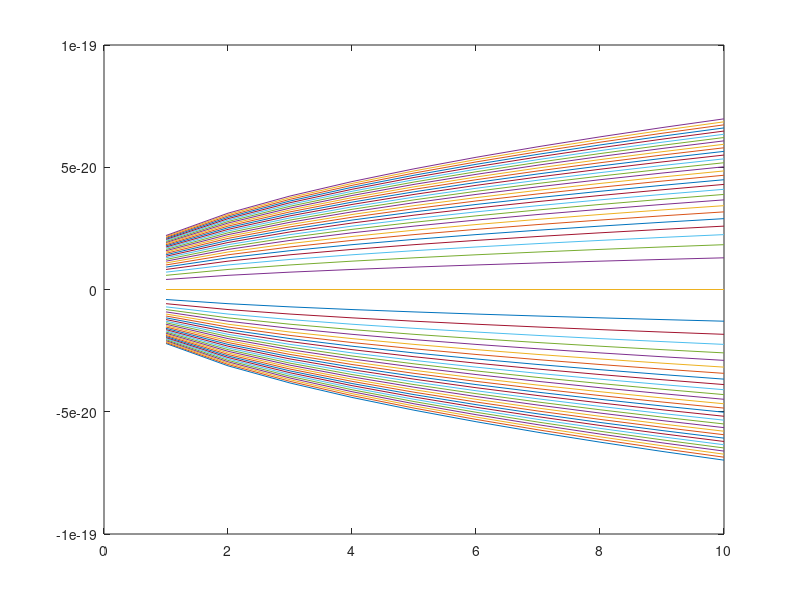
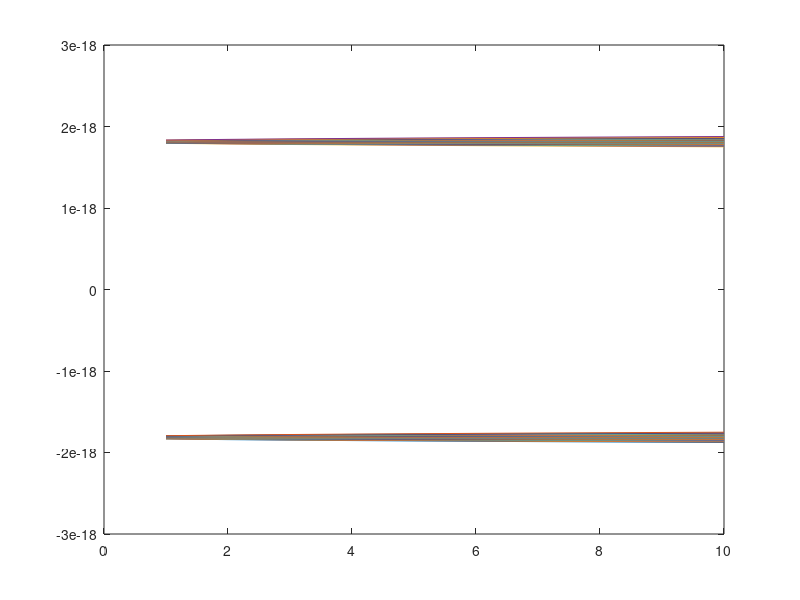
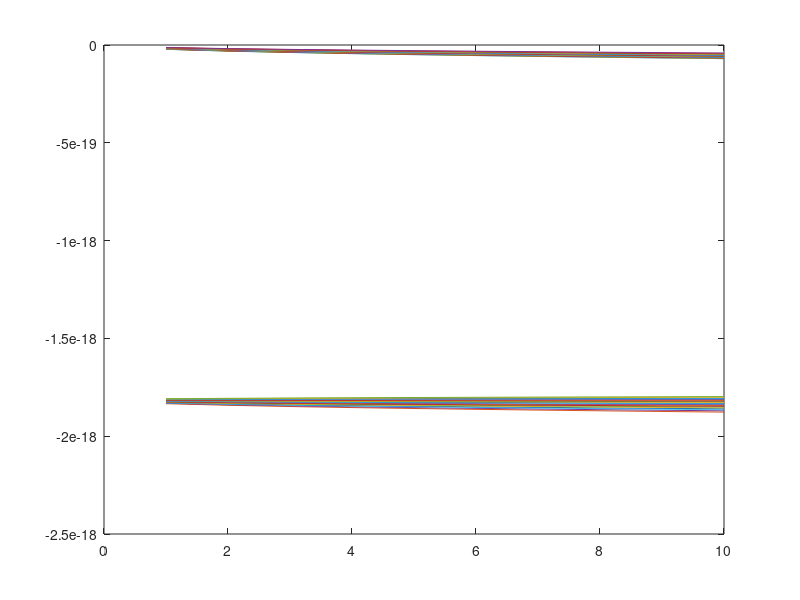
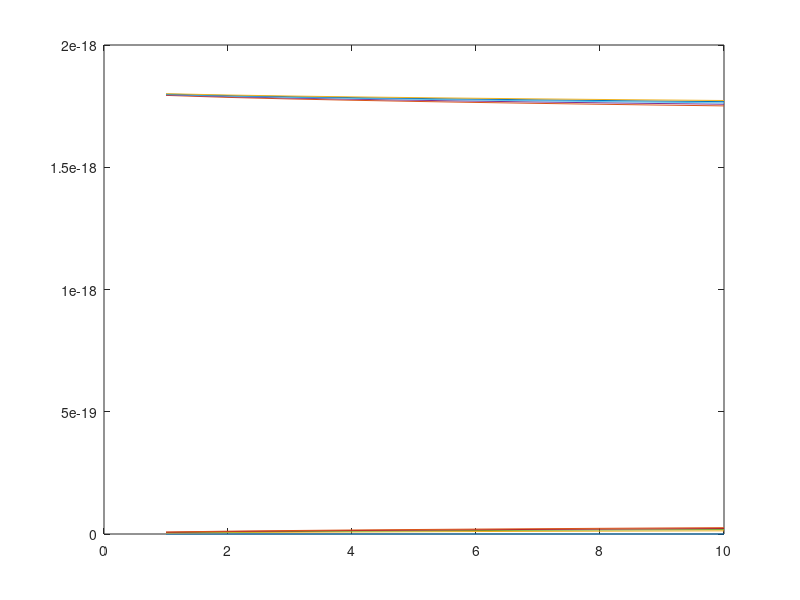

Here is the MATLAB script that generated these plots, in order:
% this code is to test 
% graphene landau level in magnetic field 
% doesn't depend on q or k

N = 30;
a = diag(sqrt(1:N-1), 1);
ad = diag(sqrt(1:N-1), -1);
EA = 0;
EB = 0;
hbar = 1.05e-34;
vF = 1e6;
e = 1.6e-19;
a_lattice = 1.4e-10;
K = 2*pi/a_lattice * 2*sqrt(3)/9;

B_max = 10;
% H = H(q)
E_q = zeros(2*N, B_max);
V_q = zeros(2*N, 2*N, B_max);
for b = 1:B_max
    lc = sqrt(hbar/(e*b));
    H_q = hbar*vF*[EA*eye(N), 1/lc*a; 1/lc*ad, EB*eye(N)];
    [V, E] = eig(H_q);
    E_q(:, b) = diag(E);
    V_q(:, :, b) = V;
end
fig_q = figure();
ax_q = axes(fig_q);

for i = 1:1:size(E_q, 1)
    plot(ax_q, 1:B_max, E_q(i,:));
    hold(ax_q, 'on');
end

% H = H(k)
% K_const = (10, 10)
Kx = 1/2*K;
Ky = sqrt(3)/2*K;
E_k = zeros(2*N, B_max);
V_k = zeros(2*N, 2*N, B_max);
for b = 1:B_max
    lc = sqrt(hbar/(e*b));
    H_k = hbar*vF*[EA*eye(N), 1/lc*a - (Kx - 1i*Ky)*eye(N);...
        1/lc*ad - (Kx + 1i*Ky)*eye(N), EB*eye(N)];
    [V, E] = eig(H_k);
    E_k(:, b) = diag(E);
    V_k(:, :, b) = V;
end
fig_k = figure();
ax_k = axes(fig_k);
for i = 1:size(E_k, 1)
    plot(ax_k, 1:B_max, E_k(i,:));
    hold(ax_k, 'on');
end


fig_com = figure();
ax_com = axes(fig_com);
for i = 1:20
    plot(ax_com, 1:B_max, E_q(i, :));
    hold(ax_com, 'on');
    plot(ax_com, 1:B_max, E_k(i, :));
    hold(ax_com, "on");
end

fig_com2= figure();
ax_com2 = axes(fig_com2);
for i = 1:5
    plot(ax_com2, 1:B_max, E_q(i+size(E_q, 1)/2, :));
    hold(ax_com2, 'on');
    plot(ax_com2, 1:B_max, E_k(i+size(E_q, 1)/2, :));
    hold(ax_com2, "on");
end

